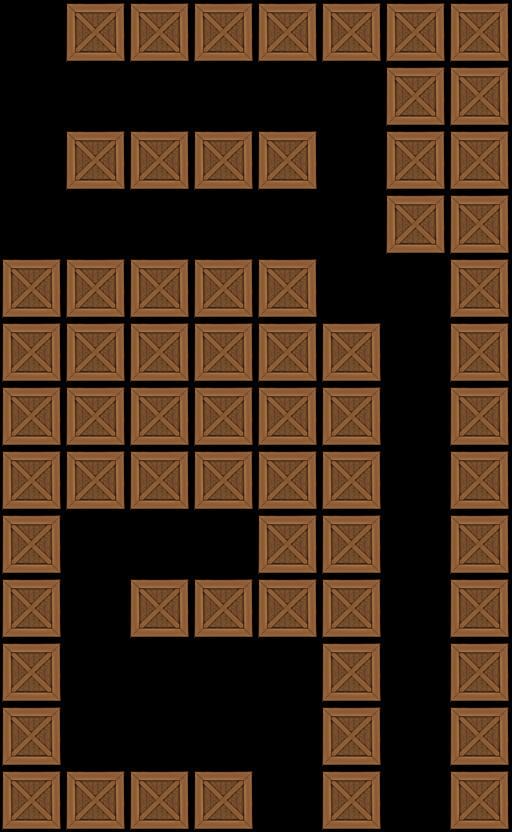

The image is a tile-based game level rendered from a .tmx file. Its description and source (layers, tilesets, objects; grid data summarised) follow:
An orthogonal 8x13 tile map with 64x64 px tiles, 1 tile layer (Tile Layer 1).

<map version="1.0" orientation="orthogonal" width="8" height="13" tilewidth="64" tileheight="64">
 <tileset firstgid="1" name="crate" tilewidth="64" tileheight="64">
  <image source="../../crate2.png" width="64" height="64" />
 </tileset>
 <layer name="Tile Layer 1" width="8" height="13">
  <data>[104 cells, 66 non-empty, 1 distinct tile ids]</data>
 </layer>
</map>
